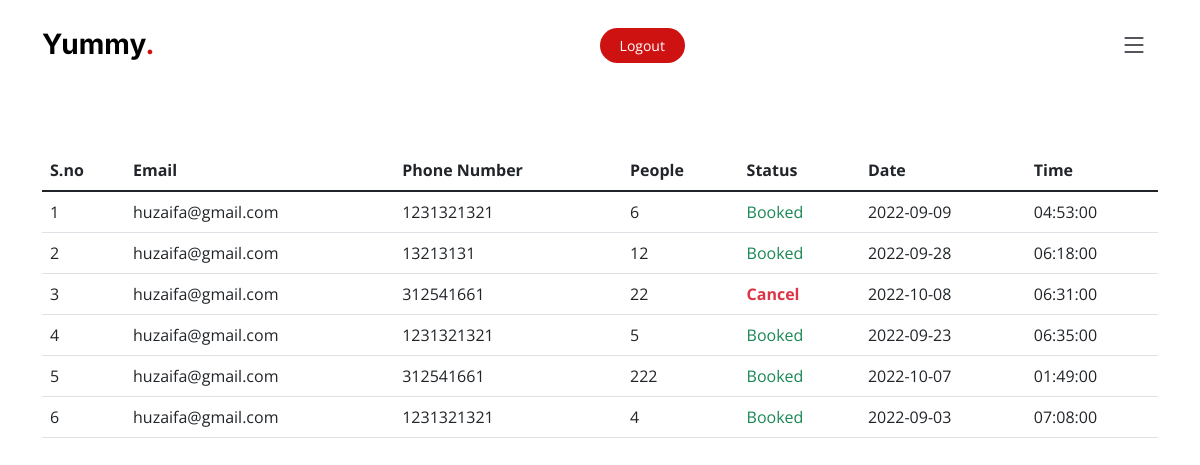
The page /php/table_reservation.php (signed in) on the database its author committed.
### tables this page shows
CREATE TABLE `table_reservation` (
  `id` int(11) NOT NULL,
  `email` varchar(50) NOT NULL,
  `phone` int(11) NOT NULL,
  `people` int(30) NOT NULL,
  `table_book` varchar(20) NOT NULL,
  `date` date NOT NULL,
  `time` time NOT NULL
);

### php/table_reservation.php (the view, shortened to what this page needs)
<!doctype html>
<html lang="en">
  <head>
    <link href="https://cdn.jsdelivr.net/npm/bootstrap@5.2.1/dist/css/bootstrap.min.css" rel="stylesheet">
    <link href="assets/vendor/bootstrap/css/bootstrap.min.css" rel="stylesheet">
    <link href="assets/vendor/bootstrap-icons/bootstrap-icons.css" rel="stylesheet">
    <link href="assets/vendor/aos/aos.css" rel="stylesheet">
    <link href="assets/vendor/glightbox/css/glightbox.min.css" rel="stylesheet">
    <link href="assets/vendor/swiper/swiper-bundle.min.css" rel="stylesheet">
    <link href="../assets/css/main.css" rel="stylesheet">
  </head>
  <body>
    <?php
    include "header.php";?>
    <div class="container" style="margin-top: 150px;">
    <table class="table">
  <thead>
    <tr>
      <th scope="col">S.no</th>
      <th scope="col">Email</th>
      <th scope="col">Phone Number</th>
      <th scope="col">People</th>
      <th scope="col">Status</th>
      <th scope="col">Date</th>
      <th scope="col">Time</th>
    </tr>
  </thead>
  <tbody class="table-group-divider">
  <?php
    include "database.php";
    $email = $_SESSION['email'];
    $sql = "SELECT * FROM `table_reservation` WHERE email='$email';";
    $result = mysqli_query($conn,$sql);
    $count = 1;
    while($data = mysqli_fetch_assoc($result)){
        echo '<tr>
        <td>'.$count.'</td>
        <td>' . $data['email'] .'</td>
        <td>' . $data['phone'] .'</td>
        <td>' . $data['people'] .'</td>';
        if($data['table_book'] == 'Waiting..'){
          echo '<td class="text-warning">Waiting..</td>';
        }elseif($data['table_book'] == 'Booked'){
          echo '<td class="text-success">Booked</td>';
        }elseif($data['table_book'] == 'Cancel'){
          echo '<td class="text-danger"><b>Cancel<b></td>';
        }
        echo'
        <td>' . $data['date'] .'</td>
        <td>' . $data['time'] .'</td>
      </tr>';
      $count = $count +1;
    }
  ?>
        </tbody>
      </table>
    </div>
  </body>
</html>

### assets/css/main.css (style rules this page uses)
:root { --font-default: "Open Sans", system-ui, -apple-system, "Segoe UI", Roboto, "Helvetica Neue", Arial, "Noto Sans", "Liberation Sans", sans-serif, "Apple Color Emoji", "Segoe UI Emoji", "Segoe UI Symbol", "Noto Color Emoji"; --font-primary: "Amatic SC", sans-serif; --font-secondary: "Inter", sans-serif; }
:root { --color-default: #212529; --color-primary: #ce1212; --color-secondary: #37373f; }
:root { scroll-behavior: smooth; }
body { font-family: var(--font-default); color: var(--color-default); }

### rows shown on the page
table_reservation: email "huzaifa@gmail.com", phone "1231321321", people "6", table_book "Booked", date "2022-09-09", time "04:53:00"
table_reservation: email "huzaifa@gmail.com", phone "13213131", people "12", table_book "Booked", date "2022-09-28", time "06:18:00"
table_reservation: email "huzaifa@gmail.com", phone "312541661", people "22", table_book "Cancel", date "2022-10-08", time "06:31:00"
table_reservation: email "huzaifa@gmail.com", phone "1231321321", people "5", table_book "Booked", date "2022-09-23", time "06:35:00"
table_reservation: email "huzaifa@gmail.com", phone "312541661", people "222", table_book "Booked", date "2022-10-07", time "01:49:00"
table_reservation: email "huzaifa@gmail.com", phone "1231321321", people "4", table_book "Booked", date "2022-09-03", time "07:08:00"
